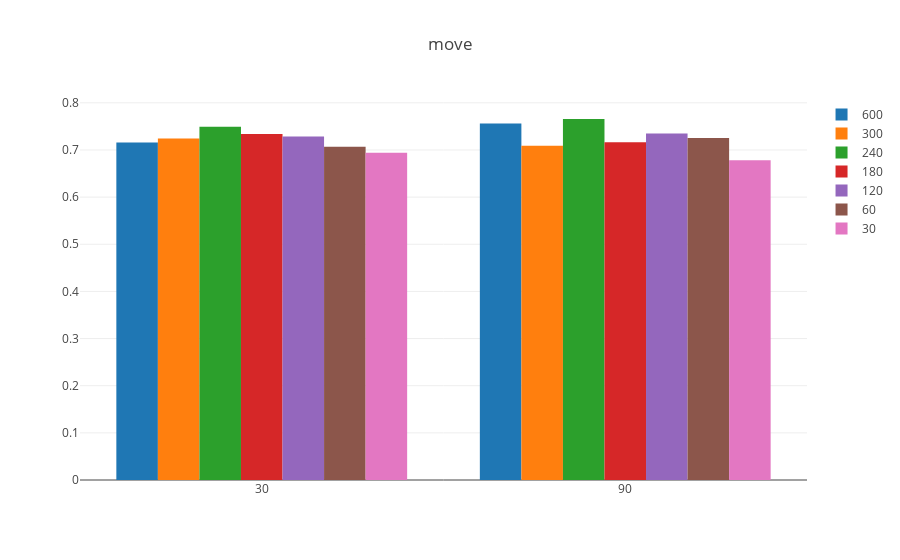
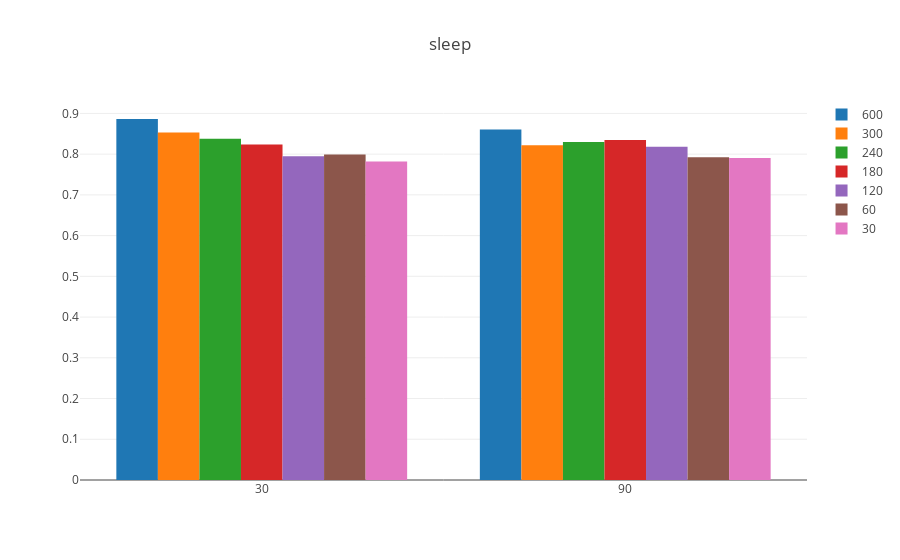
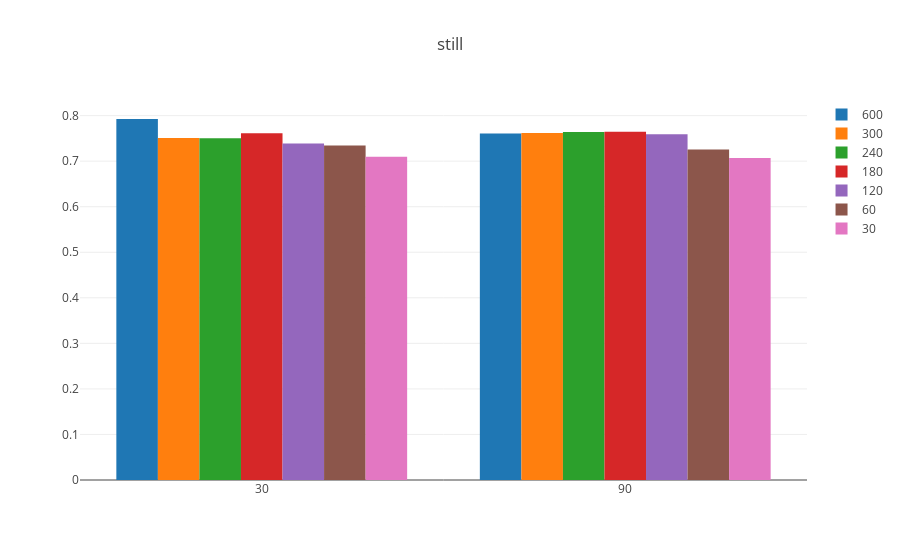

Source (notebook cell) for these figures, in order:
### Markdown cell above
## Comparing crops and fragment len

### Code cell
dv.bargroup(dfinter[dfinter['classifier']=='rf'], 'class', 'duration', 'crop', 'f1')

### Figure 1 — Plotly figure (JSON) as saved in the notebook; plotly's stock layout.template omitted (floating-point values rounded to 4 significant figures)
{"data": [{"name": 600, "type": "bar", "x": [30, 90], "y": [0.7156, 0.7563]}, {"name": 300, "type": "bar", "x": [30, 90], "y": [0.7243, 0.7087]}, {"name": 240, "type": "bar", "x": [30, 90], "y": [0.7493, 0.7657]}, {"name": 180, "type": "bar", "x": [30, 90], "y": [0.7341, 0.7161]}, {"name": 120, "type": "bar", "x": [30, 90], "y": [0.7285, 0.7351]}, {"name": 60, "type": "bar", "x": [30, 90], "y": [0.7066, 0.7255]}, {"name": 30, "type": "bar", "x": [30, 90], "y": [0.6941, 0.678]}], "layout": {"barmode": "group", "title": "move"}}

### Figure 2 — Plotly figure (JSON) as saved in the notebook; plotly's stock layout.template omitted (floating-point values rounded to 4 significant figures)
{"data": [{"name": 600, "type": "bar", "x": [30, 90], "y": [0.8863, 0.8607]}, {"name": 300, "type": "bar", "x": [30, 90], "y": [0.8534, 0.8221]}, {"name": 240, "type": "bar", "x": [30, 90], "y": [0.8376, 0.83]}, {"name": 180, "type": "bar", "x": [30, 90], "y": [0.8239, 0.8345]}, {"name": 120, "type": "bar", "x": [30, 90], "y": [0.7949, 0.818]}, {"name": 60, "type": "bar", "x": [30, 90], "y": [0.7989, 0.7925]}, {"name": 30, "type": "bar", "x": [30, 90], "y": [0.7822, 0.7902]}], "layout": {"barmode": "group", "title": "sleep"}}

### Figure 3 — Plotly figure (JSON) as saved in the notebook; plotly's stock layout.template omitted (floating-point values rounded to 4 significant figures)
{"data": [{"name": 600, "type": "bar", "x": [30, 90], "y": [0.7926, 0.7608]}, {"name": 300, "type": "bar", "x": [30, 90], "y": [0.7509, 0.7621]}, {"name": 240, "type": "bar", "x": [30, 90], "y": [0.7503, 0.7642]}, {"name": 180, "type": "bar", "x": [30, 90], "y": [0.7612, 0.7644]}, {"name": 120, "type": "bar", "x": [30, 90], "y": [0.7389, 0.759]}, {"name": 60, "type": "bar", "x": [30, 90], "y": [0.7347, 0.7257]}, {"name": 30, "type": "bar", "x": [30, 90], "y": [0.7096, 0.7068]}], "layout": {"barmode": "group", "title": "still"}}
